Frame 1 (no input): blank canvas, image omitted
Frame 60 (the mouse pressed at the canvas centre just before this capture): blank canvas, image omitted
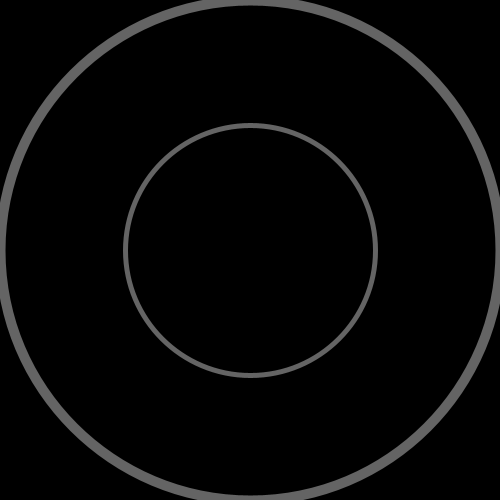
Frame 120 (the mouse held since frame 60 and released just before this capture)

The Processing sketch whose frames 1 and 60 were blank and that drew this single picture after the mouse press (run headless with seeded random() and noise(); from frame 60 on, the mouse is pressed at the canvas centre):

// Processing sketch: s07t01Sofia
// ── s07t01Sofia.pde
//UDD - Expresión Digital II
//s07t01Sofia
//Composición la cual consiste de cuatro triángulos los cuales siguen al mouse con sus puntas 
//Alrededor de las puntas del triángulo, hay cuatro elipses los cuales al moverlos
//alrededor del canvas se separan o se juntan.
//Al apretar la letra ''a'', los colores de los triángulos cambiarán al color fucsia
//Al apretar la letra ''b'', los colores de los triángulos volveran al color incicial (celeste
//Al apretar la letra ''s'' aparecen los triángulos
//Al apretar la letra ''d'' aparecen los circulos
//Al apretar la letra ''z'' desaparecen las dos funciones específicas
//Al apretar la letra ''x'' aparecen las dos funciones específicas

//variables color y stroke
color cv, cc, cb, cn;
float s1, s2, s3, s4;

boolean s;
boolean sofia;

//variable color triangulo
color tri;

void setup() {
  size(500, 500);

  //inicialización colores
  cv = color(180, 45, 120);
  cc = color(110, 236, 255, 100);
  cb = color(255, 255, 255, 100);
  cn = color(0, 0, 0);

  //inicialización color triángulo
  tri = cc;

  //inicialización tamaño stroke
  s1 = 5;
  s2 = 10;
  s3 = 15;
  s4 = 20;

  s = false;
  sofia = false;
} 

void draw() {
  background(cn);

  if (s == true) { 
    triangle(mouseX, mouseY, mouseY);
  } 

  if (s == false) { 
    ellipse(mouseX, mouseY, mouseY);
  }
  if (sofia == true) {
    triangle(mouseX, mouseY, mouseY);
    ellipse(mouseX, mouseY, mouseY);
  }
}

//función específica 1
void triangle(float posx, float posy, float altura) {
  fill(tri);
  noStroke();
  triangle(225, 7, 275, 7, posx, posy);
  triangle(7, 225, 7, 275, posx, posy);
  triangle(225, 493, 275, 493, posx, posy);
  triangle(493, 225, 493, 275, posx, posy);
}

//función específica 2 
void ellipse(float posx, float posy, float altura) {
  noFill();
  stroke(cb);
  strokeWeight(s1);
  ellipse(posx, posy, altura, altura);
  strokeWeight(s2);
  ellipse(posx, posy, altura * 2, altura * 2);
  strokeWeight(s3);
  ellipse(posx, posy, altura * 4, altura * 4);
  strokeWeight(s4);
  ellipse(posx, posy, altura * 6, altura * 6);
}

void keyPressed () {
  //al apretar la tecla 'a' los colores del triángulo pasarán al color fucsia
  if (key == 'a') {
    tri = cv;
  }
  //al apretar la tecla 'b' los colores del triángulo pasarán al color celeste
  if (key == 'b') {
    tri = cc;
  }
  if (key == 's') {
    s = true; //aparecen triangluos
  }

  if (key == 'd') {
    s = false;
  }
  if (key == 'z') {
    sofia = false;
  }
  if (key == 'x') {
    sofia = true;
  }
}
